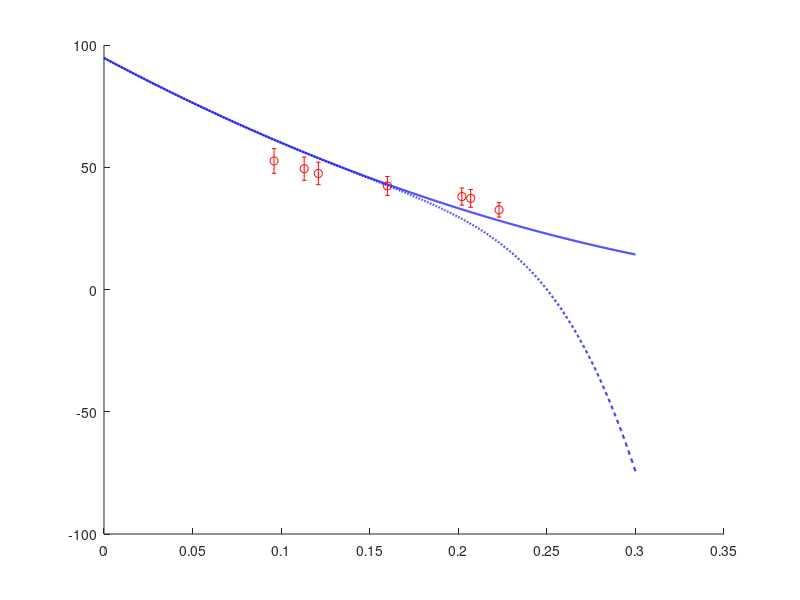

The MATLAB script that drew this image: (Note: this script raises an error after producing the figure.)
 %I.Aim prediction of rho0 

%II. Formula

%III.program
clf
clc
clear

%A. Parameters
%1. constant 
kb=1.38*10^(-23);       % Boltzman constant
me=9.1*10^(-31);        % electron mass 
ee=1.6*10^(-19);
phi0=2.07*10^(-15);     % flux quanta 
mu0=4*pi*10^(-7);       % permeability of vacuum 
hbar=1.05*10^(-34);     % plank constant
c=3*10^8;               % light velocity  
%1000cm^-1 wavenumber to 0.1237eV
Invcm2eV=2*pi*hbar*c*10^2/ee;

%2. Data
a0=3.89*10^(-10);  % a axis lattice constant of Hg2201
b0=3.88*10^(-10);  % b axis lattice constant of Hg2201
c0=0.955*10^(-9);
layer=1;
sigmaquan=(ee^2/(2*pi*hbar*(c0)));

%3. Fit QCO
load Data1_QCDWTabis2017  % Tabis2017 Campi2015
pCO=QCDWdata(:,1);
QCO=QCDWdata(:,2); 
hold on
myfunc = @(beta,x)(beta(1)*x+beta(2));
beta0 = [1,1];
beta = nlinfit(pCO,QCO,myfunc,beta0);
x1=0:0.0001:0.3;
y1=myfunc(beta,x1);
pCDWBi2212B=[0.0607833;0.0812321;0.101336;0.141197;0.170508;];             %2014scienceFujita         
QCDWBi2212B=[0.308598;0.270919;0.254584;0.242965;0.225771;];

hold on
mstar=2.7;
gamma=0.11;
GapPre=(1000/ee)*gamma*hbar^2*(y1*2*pi/a0).^2/(mstar*me);
L1(4)=plot(x1,GapPre,'b-','MarkerSize',6,'LineWidth',1.5);
gamma=0.11.*(1-(x1/0.25).^10);
GapPre=((1000/ee)*gamma.*hbar^2.*(y1*2*pi/a0).^2/(mstar*me));
L1(5)=plot(x1,GapPre,'b--','MarkerSize',6,'LineWidth',1.5);
GapPre=(1000/ee)*0.11*hbar^2*(0.25*2*pi/a0).^2/(2.45*me);

%Bi-2212Data
load Data2_Bi2212GapData
L1(1)=errorbar(D_PG(:,1),(1/2)*D_PG(:,2)*Invcm2eV*500,(1/2)*D_PG(:,3)*Invcm2eV*500,'ro','MarkerSize',6,'LineWidth',1);
L1(2)=errorbar(D_CDW(:,1),D_CDW(:,2)*Invcm2eV*500,D_CDW(:,3)*Invcm2eV*500,'gs','MarkerSize',6,'LineWidth',1);
L1(3)=errorbar(D_ANSC(:,1),1.3*D_ANSC(:,2)*Invcm2eV*500,1.3*D_ANSC(:,3)*Invcm2eV*500,'k^','MarkerSize',6,'LineWidth',1);

load Data3_Hg2201GapData
L2(1)=errorbar(D_PG(:,1),(1/2)*D_PG(:,2)*Invcm2eV*500,(1/2)*D_PG(:,3)*Invcm2eV*500,'ro','MarkerFaceColor','r','MarkerSize',6,'LineWidth',1);
L2(2)=errorbar(D_CDW(:,1),D_CDW(:,2)*Invcm2eV*500,D_CDW(:,3)*Invcm2eV*500,'gs','MarkerFaceColor','g','MarkerSize',6,'LineWidth',1);
L2(3)=errorbar(D_ANSC(:,1),1.3*D_ANSC(:,2)*Invcm2eV*500,1.3*D_ANSC(:,3)*Invcm2eV*500,'k^','MarkerFaceColor','k','MarkerSize',6,'LineWidth',1);

load Data4_Bi2212Dstar
L3(1)=plot(Dstar1999PRLhump(:,1),Dstar1999PRLhump(:,2)/3.5,'c^','MarkerFaceColor','c','MarkerSize',6,'LineWidth',1);
L3(2)=plot(Dstar1999PRLpeak(:,1),Dstar1999PRLpeak(:,2),'mp','MarkerFaceColor','m','MarkerSize',6,'LineWidth',1);
L3(3)=errorbar(Dstar2016PRB(:,1),Dstar2016PRB(:,2),Dstar2016PRB(:,3),'yd','MarkerFaceColor','y','MarkerSize',6,'LineWidth',1);

xlabel('$p$','interpreter','latex','fontsize',16)
ylabel('$\Delta(\rm meV)$','interpreter','latex','fontsize',16)
set(gca,'FontSize',16)
axis([0.05 0.25 0 150])
box on

text(0.15,100,'Bi-2212','FontSize',16,'FontSize',16,'interpreter','latex')
text(0.20,100,'Hg-1201','FontSize',16,'FontSize',16,'interpreter','latex')
text(0.15,80,'Raman','FontSize',16,'FontSize',15,'interpreter','latex')
text(0.20,80,'Raman','FontSize',16,'FontSize',15,'interpreter','latex')
text(0.20,60,'ARPES','FontSize',16,'FontSize',15,'interpreter','latex')

LA=legend(L1(1:3),'$\rm \Delta_{PG}/2$','$\rm \Delta_{CDW}$','$\rm 1.3\Delta^{AN}_{SC}$','Location','northwest');
set(LA,'FontSize',14,'interpreter','latex')
legend('boxoff')
ah=axes('position',get(gca,'position'),'visible','off');
LB=legend(ah,L2(1:3),'$\rm \Delta_{PG}/2$','$\rm \Delta_{CDW}$','$\rm 1.3\Delta^{AN}_{SC}$','Location','northeast');
set(LB,'FontSize',14,'interpreter','latex')
legend('boxoff')
ah=axes('position',get(gca,'position'),'visible','off');
LC=legend(ah,L3(1:3),'$ \Delta^*/3.5$ hump','$\Delta^*$ peak','$\Delta^*$ hump or peak');
set(LC,'FontSize',14,'interpreter','latex')
legend('boxoff')
ah=axes('position',get(gca,'position'),'visible','off');
LD=legend(ah,L1(4:5),'Eq. (3), $\gamma_{\Delta}=0.11$ ','Eq. (3), $\gamma_{\Delta}=0.11[1-({p\over 0.25})^{10}]$ ','Location','southwest');
set(LD,'FontSize',14,'interpreter','latex')
legend('boxoff')
